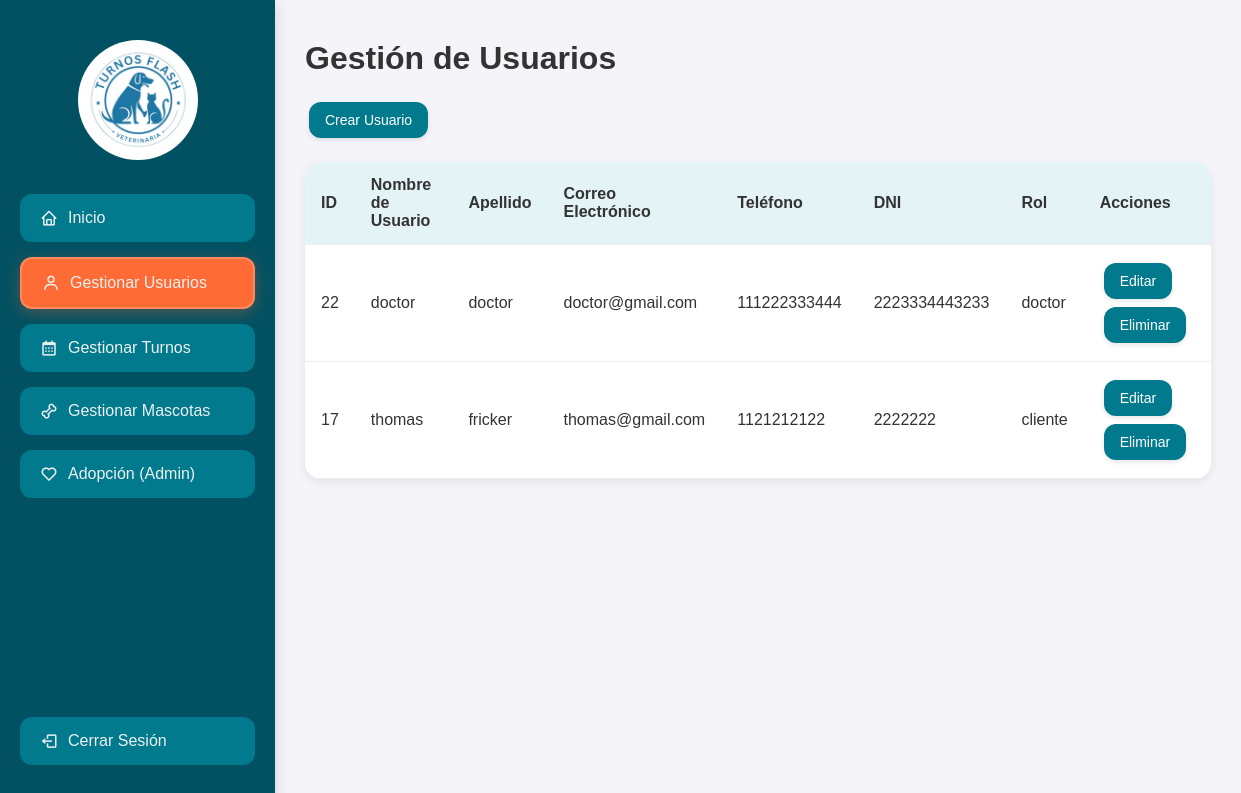
Screenshot of /gestionar_usuarios.php (signed in) with the database file from the repository.
### tables this page shows
CREATE TABLE `user` (
  `id` int(11) NOT NULL,
  `nombre_usuario` varchar(50) NOT NULL,
  `correo_electronico` varchar(100) NOT NULL,
  `contrasena` varchar(255) NOT NULL,
  `rol` enum('cliente','admin','doctor') DEFAULT 'cliente',
  `telefono` varchar(20) DEFAULT NULL,
  `dni` varchar(20) DEFAULT NULL,
  `apellido` varchar(50) DEFAULT NULL
);

### gestionar_usuarios.php (the view, shortened to what this page needs)
<?php
$servername = "localhost";
$username = "root";
$password = "";
$dbname = "veterinaria";
$conn = new mysqli($servername, $username, $password, $dbname);
$sql = "SELECT id, nombre_usuario, apellido, correo_electronico, telefono, dni, rol FROM user WHERE rol != 'admin' ORDER BY id DESC";
$result = $conn->query($sql);
?>
<!DOCTYPE html>
<html lang="es">
<head>
    <link href='https://unpkg.com/boxicons@2.1.4/css/boxicons.min.css' rel='stylesheet'>
</head>
<body>
    <div class="sidebar">
        <div class="profile-section">
            <img src="logo_perro.jpg" alt="Profile Image" class="profile-image">
        </div>
        <a href="admin_dashboard.php"><i class='bx bx-home'></i><span>Inicio</span></a>
        <a href="gestionar_usuarios.php" class="active"><i class='bx bx-user'></i><span>Gestionar Usuarios</span></a>
        <a href="gestionar_turnos.php"><i class='bx bx-calendar'></i><span>Gestionar Turnos</span></a>
        <a href="gestionar_mascotas.php"><i class='bx bx-bone'></i><span>Gestionar Mascotas</span></a>
        <a href="adopcion_page.php?view=admin"><i class='bx bx-heart'></i><span>Adopción (Admin)</span></a>
        <div class="bottom-menu">
            <a href="index.php" id="logout-button"><i class='bx bx-log-out'></i><span>Cerrar Sesión</span></a>
        </div>
    </div>
    <div class="content">
        <h1>Gestión de Usuarios</h1>
        <button class="button" onclick="openCreateModal()">Crear Usuario</button>
        <table>
            <tr>
                <th>ID</th>
                <th>Nombre de Usuario</th>
                <th>Apellido</th>
                <th>Correo Electrónico</th>
                <th>Teléfono</th>
                <th>DNI</th>
                <th>Rol</th>
                <th>Acciones</th>
            </tr>
            <?php if ($result->num_rows > 0): ?>
                <?php while($row = $result->fetch_assoc()): ?>
                    <tr>
                        <td><?= $row["id"] ?></td>
                        <td><?= $row["nombre_usuario"] ?></td>
                        <td><?= $row["apellido"] ?></td>
                        <td><?= $row["correo_electronico"] ?></td>
                        <td><?= $row["telefono"] ?></td>
                        <td><?= $row["dni"] ?></td>
                        <td><?= $row["rol"] ?></td>
                        <td>
                            <button class="button" onclick="openEditModal(<?= $row['id'] ?>, '<?= htmlspecialchars($row['nombre_usuario'], ENT_QUOTES) ?>', '<?= htmlspecialchars($row['apellido'], ENT_QUOTES) ?>', '<?= htmlspecialchars($row['correo_electronico'], ENT_QUOTES) ?>', '<?= htmlspecialchars($row['telefono'], ENT_QUOTES) ?>', '<?= htmlspecialchars($row['dni'], ENT_QUOTES) ?>', '<?= htmlspecialchars($row['rol'], ENT_QUOTES) ?>')">Editar</button>
                            <button class="button" onclick="openDeleteModal(<?= $row['id'] ?>)">Eliminar</button>
                        </td>
                    </tr>
                <?php endwhile; ?>
            <?php else: ?>
                <tr>
                    <td colspan="8">No se encontraron usuarios.</td>
                </tr>
            <?php endif; ?>
        </table>
    </div>
</body>
</html>

### gestionar_usuarios.php (style rules this page uses)
body { font-family: Arial, sans-serif; margin: 0; padding: 0; display: flex; overflow: hidden; color: #333; transition: background-color 0.3s, color 0.3s; background-color: #f4f4f9; }
.sidebar { width: 275px; background-color: #025162; color: #ecf0f1; padding-top: 40px; display: flex; flex-direction: column; align-items: center; height: 100vh; transition: width 0.3s, background-color 0.3s, box-shadow 0.3s; position: fixed; top: 0; left: 0; box-shadow: 0 5px 15px rgba(0,0,0,0.15); }
.profile-section { text-align: center; margin-bottom: 20px; transition: margin-bottom 0.3s; }
.profile-image { width: 120px; height: 120px; border-radius: 50%; object-fit: cover; margin-bottom: 10px; transition: width 0.3s, height 0.3s; }
.sidebar a { display: flex; align-items: center; justify-content: flex-start; color: #ecf0f1; text-decoration: none; padding: 15px 20px; width: calc(100% - 40px); margin-bottom: 15px; background-color: #027a8d; border-radius: 12px; font-size: 16px; transition: background-color 0.3s, padding 0.3s, transform 0.15s ease-in-out; box-sizing: border-box; position: relative; }
.sidebar a.active { background-color: #ff6b35; box-shadow: 0 4px 15px rgba(255, 107, 53, 0.3); border: 2px solid rgba(255, 255, 255, 0.2); }
.sidebar i { margin-right: 10px; font-size: 18px; }
.sidebar span { transition: opacity 0.3s ease; }
.sidebar .bottom-menu { margin-top: auto; width: 100%; padding-bottom: 60px; display: flex; flex-direction: column; align-items: center; }
.content { flex-grow: 1; margin-left: 275px; padding: 40px 30px; min-height: 100vh; }
h1 { margin-top: 0; }
table { width: 100%; border-collapse: collapse; margin: 20px 0; background: #fff; border-radius: 16px; overflow: hidden; box-shadow: 0 3px 10px rgba(0,0,0,0.08); }
th, td { padding: 14px 16px; text-align: left; border-bottom: 1px solid #eee; }
th { background-color: #E3F3F6; color: #333; font-weight: 600; }
.button { background-color: #027a8d; color: #fff; border: none; padding: 10px 16px; text-align: center; text-decoration: none; display: inline-block; font-size: 14px; margin: 4px 4px; cursor: pointer; border-radius: 12px; box-shadow: 0 2px 5px rgba(0,0,0,0.1); transition: background-color 0.3s ease, transform 0.1s ease; }

### rows the page displays
user: id "22", nombre_usuario "doctor", apellido "doctor", correo_electronico "doctor@gmail.com", telefono "111222333444", dni "2223334443233", rol "doctor"
user: id "17", nombre_usuario "thomas", apellido "fricker", correo_electronico "thomas@gmail.com", telefono "1121212122", dni "2222222", rol "cliente"
